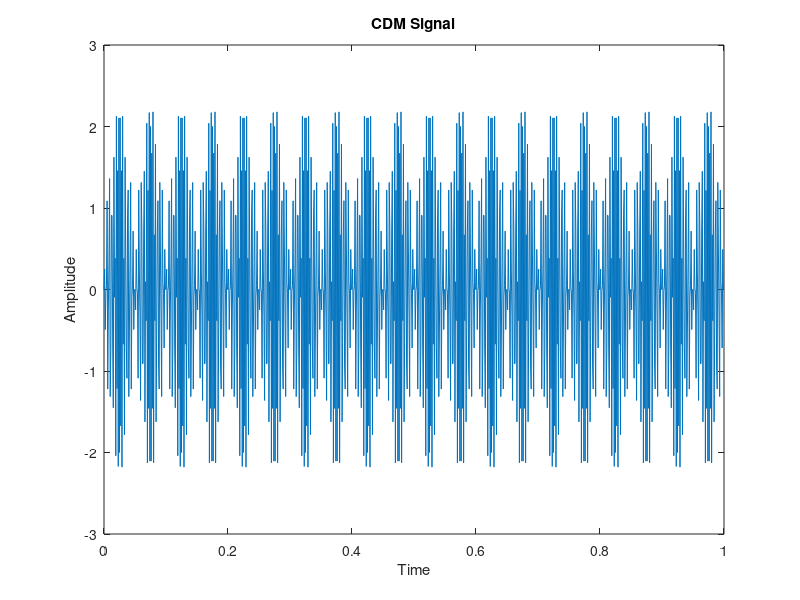

Reproduce this figure in MATLAB.
clc
clear
fs = 1000;  
t = 0:1/fs:1-1/fs;  
m1 = sin(2*pi*10*t); 
m2 = sin(2*pi*20*t); 
m3 = sin(2*pi*30*t); 
c1 = [1, -1, 1, -1];  
c2 = [1, 1, -1, -1];  
c3 = [-1, 1, -1, 1];  
repeated_c1 = repmat(c1, 1, ceil(length(m1)/length(c1)));
repeated_c2 = repmat(c2, 1, ceil(length(m2)/length(c2)));
repeated_c3 = repmat(c3, 1, ceil(length(m3)/length(c3)));
s1 = m1 .* repeated_c1;  
s2 = m2 .* repeated_c2;  
s3 = m3 .* repeated_c3;  
CDM_signal = s1 + s2 + s3;
plot(t, CDM_signal);
title('CDM Signal');
xlabel('Time');
ylabel('Amplitude');